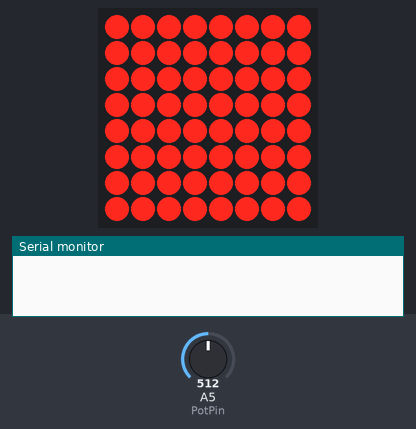
Bench run of a sketch on a simulated Arduino Uno, built with avr-gcc and run on an emulated ATmega328P. Parts: 8×8 LED matrix, the last lines printed to the serial monitor. The inputs (shaded band) are chosen by the test bench; at power-on: A5 (PotPin) = 512.

Above: at 0.1 s.
1.5 s: A5 (PotPin) set to 232
4.5 s: A5 (PotPin) set to 212
At 5.7 s:
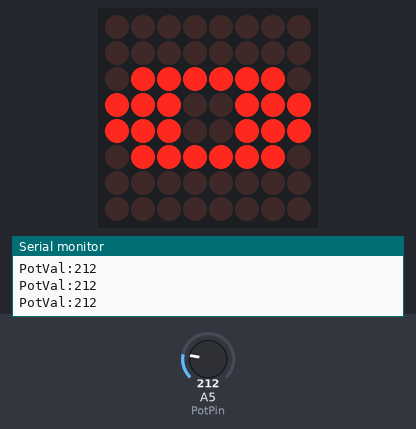
6.0 s: A5 (PotPin) set to 90
At 7.0 s:
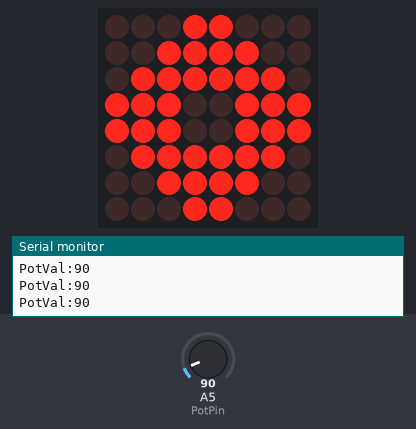
7.5 s: A5 (PotPin) set to 111
At 8.5 s:
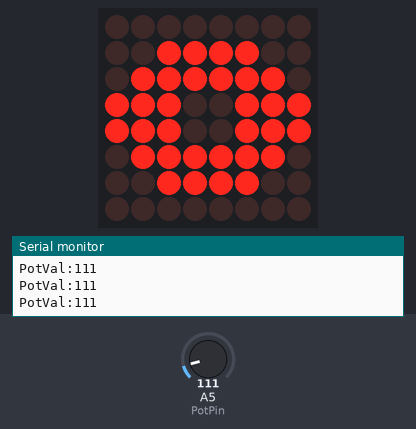
9.0 s: A5 (PotPin) set to 210
At 9.6 s:
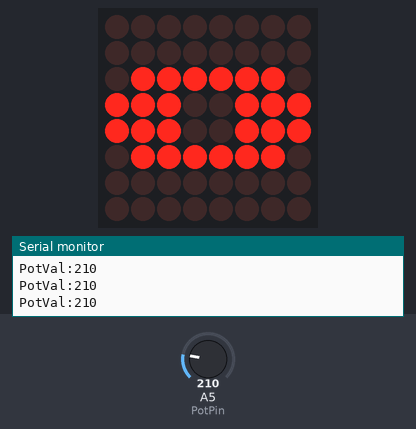
10.5 s: A5 (PotPin) set to 190
At 11.8 s:
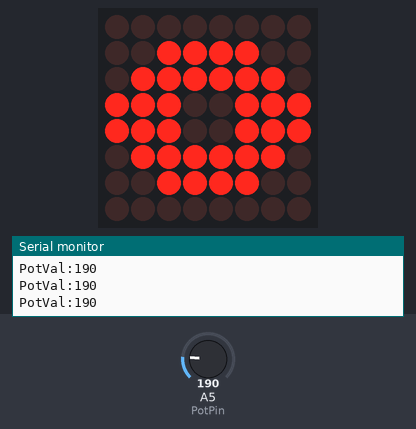
Timing chart, 0 to 13.0 s (numbered marks = the images above; inputs shaded):
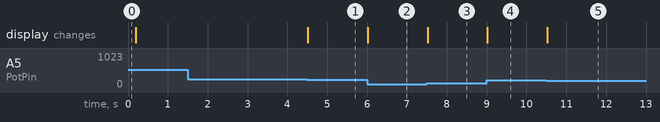

Measured:
- the behaviour switches between 220 and 219 on A5 (PotPin) (found by bisection; images 0 and 1)
- the behaviour switches between 100 and 101 on A5 (PotPin) (found by bisection; images 2 and 3)
- after the input at 4.5 s, the display: changes at once (image 1)
- after the input at 6.0 s, the display: changes at once (image 2)
- after the input at 7.5 s, the display: changes at once (image 3)
- after the input at 9.0 s, the display: changes at once (image 4)
- after the input at 10.5 s, the display: changes at once (image 5)

The sketch:

matriz8x8conPotenciometro.ino
```cpp
//ejemplo para crear animaciones en módulo matriz LED con Arduino basado en MAX7219
#include <MD_MAX72xx.h>

#define HARDWARE_TYPE MD_MAX72XX::DR0CR0RR1_HW
#define NUM_OF_MATRIX 1

#define CLK_PIN   4
#define DATA_PIN  2
#define CS_PIN    3

//#define DELAY_ANIMATION 1500

int PotPin=A5;
int PotVal;
int angle;

//const byte ghost1[] = {0x18,0x24,0x42,0x99,0x99,0x42,0x24,0x18};

//const byte ghost1[] = {0x18,0x24,0x42,0x99,0x99,0x42,0x24,0x18};
//const byte ghost2[] = {0x18,0x24,0x42,0x99,0x99,0x42,0x24,0x18};
//const byte ghost3[] = {0x18,0x24,0x42,0x99,0x99,0x42,0x24,0x18};
//const byte ghost4[] = {0x18,0x24,0x42,0x99,0x99,0x42,0x24,0x18};
//const byte ghost5[] = {0x18,0x24,0x42,0x99,0x99,0x42,0x24,0x18};
//const byte ghost6[] = {0x18,0x24,0x42,0x99,0x99,0x42,0x24,0x18};

/*
 const byte ghost1[] = {0x18,0x3C,0x7E,0xE7,0xE7,0x7E,0x3C,0x18};
const byte ghost2[] = {0x18,0x3C,0x7E,0xE7,0xE7,0x7E,0x3C,0x18};
const byte ghost3[] = {0x18,0x3C,0x7E,0xE7,0xE7,0x7E,0x3C,0x18};
const byte ghost4[] = {0x18,0x3C,0x7E,0xE7,0xE7,0x7E,0x3C,0x18};
const byte ghost5[] = {0x18,0x3C,0x7E,0xE7,0xE7,0x7E,0x3C,0x18};
const byte ghost6[] = {0x18,0x3C,0x7E,0xE7,0xE7,0x7E,0x3C,0x18};

/*
const byte ghost1[] = {0x00,0x00,0x7E,0xE7,0xE7,0x7E,0x00,0x00};
const byte ghost2[] = {0x00,0x00,0x7E,0xE7,0xE7,0x7E,0x00,0x00};
const byte ghost3[] = {0x00,0x00,0x7E,0xE7,0xE7,0x7E,0x00,0x00};
const byte ghost4[] = {0x00,0x00,0x7E,0xE7,0xE7,0x7E,0x00,0x00};
const byte ghost5[] = {0x00,0x00,0x7E,0xE7,0xE7,0x7E,0x00,0x00};
const byte ghost6[] = {0x00,0x00,0x7E,0xE7,0xE7,0x7E,0x00,0x00};
*/
/*
 const byte ghost1[] = {0x00,0x3C,0x7E,0xE7,0xE7,0x7E,0x3C,0x00};
const byte ghost2[] = {0x00,0x3C,0x7E,0xE7,0xE7,0x7E,0x3C,0x00};
const byte ghost3[] = {0x00,0x3C,0x7E,0xE7,0xE7,0x7E,0x3C,0x00};
const byte ghost4[] = {0x00,0x3C,0x7E,0xE7,0xE7,0x7E,0x3C,0x00};
const byte ghost5[] = {0x00,0x3C,0x7E,0xE7,0xE7,0x7E,0x3C,0x00};
const byte ghost6[] = {0x00,0x3C,0x7E,0xE7,0xE7,0x7E,0x3C,0x00};

*/

 const byte ghost1[] = {0x18,0x3C,0x7E,0xE7,0xE7,0x7E,0x3C,0x18};
const byte ghost2[] = {0x00,0x3C,0x7E,0xE7,0xE7,0x7E,0x3C,0x00};
const byte ghost3[] = {0x00,0x00,0x7E,0xE7,0xE7,0x7E,0x00,0x00};
const byte ghost4[] = {0x00,0x00,0x00,0x00,0x00,0x00,0x00,0x00};
const byte ghost5[] = {0x00,0x00,0x7E,0xE7,0xE7,0x7E,0x00,0x00};
const byte ghost6[] = {0x00,0x3C,0x7E,0xE7,0xE7,0x7E,0x3C,0x00};

MD_MAX72XX mx = MD_MAX72XX(HARDWARE_TYPE, DATA_PIN, CLK_PIN, CS_PIN, NUM_OF_MATRIX);

char letter = 'a';

void setup() {
  Serial.begin(9600);
  // inicializar el objeto mx
  mx.begin();

  // poniendo la matriz en modo de prueba
  mx.control(MD_MAX72XX::TEST, true);
  delay(200);

  // desactivando el modo de prueba
  mx.control(MD_MAX72XX::TEST, false);

  // Establecer intencidad a un valor de 5
  mx.control(MD_MAX72XX::INTENSITY, 5);

}

/**
 * Recibe un arreglo con la configuración de
 * las filas y las dibuja en la matriz
**/
void drawRows( const byte fig[] ){
  for( int i = 0; i < 8; i++ ){
    mx.setRow(0, i, fig[i]);
  }
}

/**
 * Muestra animación con fantasma de PACMAN
**/
void animateGhost1(){
  // limpiar la pantalla
  //mx.clear();

  // dibujar gráfico 1
  drawRows(ghost1);

}

void animateGhost2()
{
  // limpiar la pantalla
 // mx.clear();

  // dibujar gráfico 2
  drawRows(ghost2);

 // delay(2*DELAY_ANIMATION);
}


void animateGhost3()
{
  // limpiar la pantalla
 // mx.clear();
  // dibujar gráfico 3
  drawRows(ghost3);
}

void animateGhost4()
{
  // limpiar la pantalla
 // mx.clear();
  // dibujar gráfico 3
  drawRows(ghost4);
}


void loop() {
PotVal=analogRead(PotPin);

if (PotVal >0 &&PotVal <100){
  animateGhost1();
  Serial.print("PotVal:");
Serial.println(PotVal);
}

if (PotVal >100 && PotVal<200){
  animateGhost2();
  Serial.print("PotVal:");
Serial.println(PotVal);
}

if (PotVal>200 && PotVal<220){
  animateGhost3();
  Serial.print("PotVal:");
  Serial.println(PotVal);
}

if (PotVal>220){
  animateGhost4();
  Serial.print("PotVal:");
  Serial.println(PotVal);
}

//  animateGhost();
}
```
